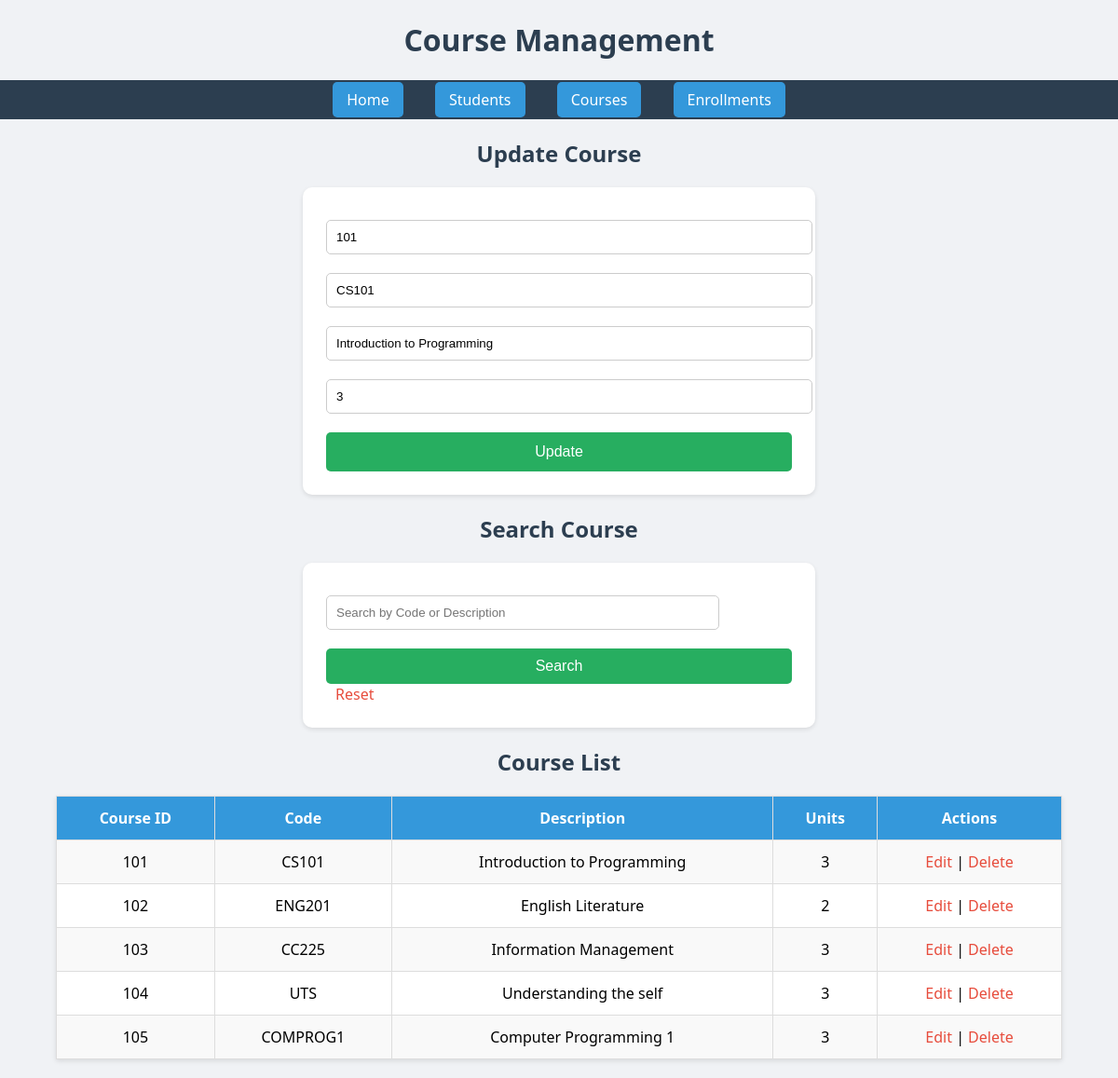
Page /course.php?edit=101 on the committed database.
### tables this page shows
CREATE TABLE `course` (
  `COURSEID` int(11) NOT NULL,
  `COURSE_CODE` varchar(255) DEFAULT NULL,
  `COURSE_DESCRIPTION` varchar(255) DEFAULT NULL,
  `UNITS` varchar(15) DEFAULT NULL
);

### course.php (the view, shortened to what this page needs)
<?php
include 'db.php';
$update = false;
$course_id = "";
$course_code = "";
$course_description = "";
$units = "";
if (isset($_GET['edit'])) {
    $course_id = $_GET['edit'];
    $update = true;
    $result = $conn->query("SELECT * FROM COURSE WHERE COURSEID=$course_id") or die($conn->error);
    if ($result->num_rows == 1) {
        $row = $result->fetch_assoc();
        $course_id = $row['COURSEID'];
        $course_code = $row['COURSE_CODE'];
        $course_description = $row['COURSE_DESCRIPTION'];
        $units = $row['UNITS'];
    }
}
?>
<!DOCTYPE html>
<html>
<head>
    <link rel="stylesheet" href="style.css">
</head>
<body>
<h1>Course Management</h1>
<nav>
    <a href="index.php">Home</a>
    <a href="student.php">Students</a>
    <a href="course.php">Courses</a>
    <a href="enrollment.php">Enrollments</a>
</nav>
<h2><?php echo $update ? "Update Course" : "Add New Course"; ?></h2>
<form method="post" action="course.php">
    <input type="number" name="course_id" placeholder="Course ID" value="<?php echo $course_id; ?>" required <?php if($update) echo "readonly"; ?>>
    <input type="text" name="course_code" placeholder="Course Code" value="<?php echo $course_code; ?>" required>
    <input type="text" name="course_description" placeholder="Course Description" value="<?php echo $course_description; ?>">
    <input type="number" name="units" placeholder="Units" value="<?php echo $units; ?>" required>
    <input type="submit" name="<?php echo $update ? "update" : "save"; ?>" value="<?php echo $update ? "Update" : "Save"; ?>">
</form>
<h2>Search Course</h2>
<form method="get" action="course.php" style="max-width: 500px; margin: 20px auto;">
    <input type="text" name="search" placeholder="Search by Code or Description" style="width: 80%; padding: 10px;">
    <input type="submit" value="Search" style="padding: 10px;">
    <a href="course.php" style="margin-left: 10px; text-decoration: none;">Reset</a>
</form>
<h2>Course List</h2>
<table>
    <tr>
        <th>Course ID</th>
        <th>Code</th>
        <th>Description</th>
        <th>Units</th>
        <th>Actions</th>
    </tr>
    <?php
    if (isset($_GET['search'])) {
        $search = $conn->real_escape_string($_GET['search']);
        $result = $conn->query("SELECT * FROM COURSE WHERE COURSE_CODE LIKE '%$search%' OR COURSE_DESCRIPTION LIKE '%$search%'") or die($conn->error);
    } else {
        $result = $conn->query("SELECT * FROM COURSE") or die($conn->error);
    }
    while ($row = $result->fetch_assoc()):
    ?>
    <tr>
        <td><?php echo $row['COURSEID']; ?></td>
        <td><?php echo $row['COURSE_CODE']; ?></td>
        <td><?php echo $row['COURSE_DESCRIPTION']; ?></td>
        <td><?php echo $row['UNITS']; ?></td>
        <td>
            <a href="course.php?edit=<?php echo $row['COURSEID']; ?>">Edit</a> |
            <a href="course.php?delete=<?php echo $row['COURSEID']; ?>" onclick="return confirm('Are you sure?')">Delete</a>
        </td>
    </tr>
    <?php endwhile; ?>
</table>
</body>
</html>

### style.css (style rules this page uses)
body { font-family: 'Segoe UI', Tahoma, Geneva, Verdana, sans-serif; background-color: #f0f2f5; margin: 0; padding: 0; }
h1, h2 { text-align: center; color: #2c3e50; }
nav { background-color: #2c3e50; padding: 10px 20px; text-align: center; }
nav a { color: white; text-decoration: none; margin: 0 15px; font-size: 16px; padding: 8px 15px; background-color: #3498db; border-radius: 5px; transition: background 0.3s ease; }
form { max-width: 500px; margin: 20px auto; background: #fff; padding: 25px; border-radius: 10px; box-shadow: 0px 2px 5px rgba(0,0,0,0.1); }
form input[type="text"], form input[type="email"], form input[type="number"], form input[type="date"], form select { width: 100%; padding: 10px; margin: 10px 0; border-radius: 5px; border: 1px solid #ccc; }
form input[type="submit"] { width: 100%; padding: 12px; background-color: #27ae60; border: none; color: white; font-size: 16px; border-radius: 5px; cursor: pointer; margin-top: 10px; }
table { width: 90%; margin: 20px auto; border-collapse: collapse; background: white; box-shadow: 0px 2px 5px rgba(0,0,0,0.1); }
table, th, td { border: 1px solid #ddd; }
th, td { padding: 12px; text-align: center; }
th { background-color: #3498db; color: white; }
tr:nth-child(even) { background-color: #f9f9f9; }
a { color: #e74c3c; text-decoration: none; }

### rows in the picture
course: course_id "101", course_code "CS101", course_description "Introduction to Programming", units "3", COURSEID "101", COURSE_CODE "CS101", COURSE_DESCRIPTION "Introduction to Programming", UNITS "3"
course: COURSEID "102", COURSE_CODE "ENG201", COURSE_DESCRIPTION "English Literature", UNITS "2"
course: COURSEID "103", COURSE_CODE "CC225", COURSE_DESCRIPTION "Information Management", UNITS "3"
course: COURSEID "104", COURSE_CODE "UTS", COURSE_DESCRIPTION "Understanding the self", UNITS "3"
course: COURSEID "105", COURSE_CODE "COMPROG1", COURSE_DESCRIPTION "Computer Programming 1", UNITS "3"
